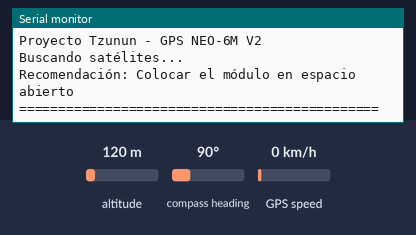
Simulated run of this sketch. Board: ESP32. Parts: the last lines printed to the serial monitor. The inputs (shaded band) are chosen by the test bench; at power-on: altitude 120 m, GPS speed 0 km/h, compass heading 90°. The GPS gets a fix after 3 s at 37.7749, -122.4194 with 8 satellites.

Above: at 1.2 s.
1.3 s: altitude set to 20 m
At 2.7 s:
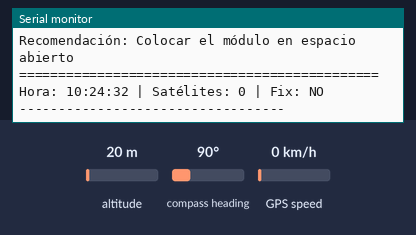
3.5 s: GPS speed set to 2 km/h
At 4.5 s:
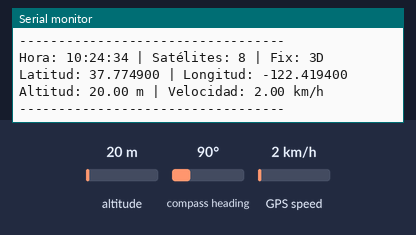
5.5 s: altitude set to 250 m
At 7.3 s:
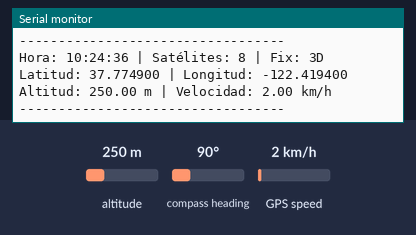
Timing chart, 0 to 8.8 s (numbered marks = the images above; inputs shaded):
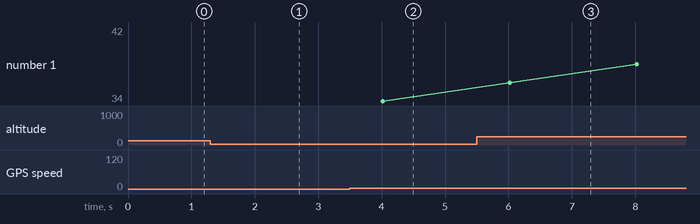

The sketch:

GPS.ino
```cpp
/*
 * Lectura de datos GPS con módulo NEO-6M V2
 * Conexiones:
 * - GPS TX -> GPIO38 (RX ESP32)
 * - GPS RX -> GPIO01 (TX ESP32)
 * - Alimentación: 3.3V o 5V (según versión del módulo)
 *
 * Recomendaciones:
 * 1. Probar en espacio abierto con vista despejada al cielo
 * 2. La primera conexión puede tardar varios minutos (cold start)
 * 3. El LED del módulo parpadeará cuando tenga fix satelital
 */

#include <TinyGPS++.h>
#include <HardwareSerial.h>

// Configuración pines Serial2 (GPIO1 y GPIO38 en Heltec)
#define GPS_RX_PIN 38
#define GPS_TX_PIN 1

// Objetos
TinyGPSPlus gps;
HardwareSerial ss(2);  // Usar Serial2

void setup() {
  Serial.begin(115200);
  ss.begin(9600, SERIAL_8N1, GPS_RX_PIN, GPS_TX_PIN);

  Serial.println("\nProyecto Tzunun - GPS NEO-6M V2");
  Serial.println("Buscando satélites...");
  Serial.println("Recomendación: Colocar el módulo en espacio abierto");
  Serial.println("==============================================");
}

void loop() {
  // Leer datos del GPS
  while (ss.available() > 0) {
    if (gps.encode(ss.read())) {
      displayGPSData();
    }
  }

  // Si no hay señal después de 5 segundos
  if (millis() > 5000 && gps.charsProcessed() < 10) {
    Serial.println("Error: No se detectan datos del GPS. Verificar conexiones.");
    while(true);
  }
}

void displayGPSData() {
  static unsigned long lastUpdate = 0;

  // Actualizar cada 2 segundos
  if (millis() - lastUpdate < 2000) return;
  lastUpdate = millis();

  Serial.print("\nHora: ");
  if (gps.time.isValid()) {
    Serial.printf("%02d:%02d:%02d", gps.time.hour(), gps.time.minute(), gps.time.second());
  } else {
    Serial.print("INVALIDA");
  }

  Serial.print(" | Satélites: ");
  if (gps.satellites.isValid()) {
    Serial.print(gps.satellites.value());
  } else {
    Serial.print("0");
  }

  Serial.print(" | Fix: ");
  if (gps.location.isValid()) {
    Serial.print("3D");
  } else {
    Serial.print("NO");
  }

  if (gps.location.isValid()) {
    Serial.print("\nLatitud: ");
    Serial.print(gps.location.lat(), 6);
    Serial.print(" | Longitud: ");
    Serial.print(gps.location.lng(), 6);
    Serial.print("\nAltitud: ");
    Serial.print(gps.altitude.meters());
    Serial.print(" m | Velocidad: ");
    Serial.print(gps.speed.kmph());
    Serial.print(" km/h");
  }

  Serial.println("\n----------------------------------");
}
```

Measured:
- after the input at 3.5 s, the serial monitor: prints a new line after 0.52 s (image 2)
- after the input at 5.5 s, the serial monitor: prints a new line after 0.52 s (image 3)
